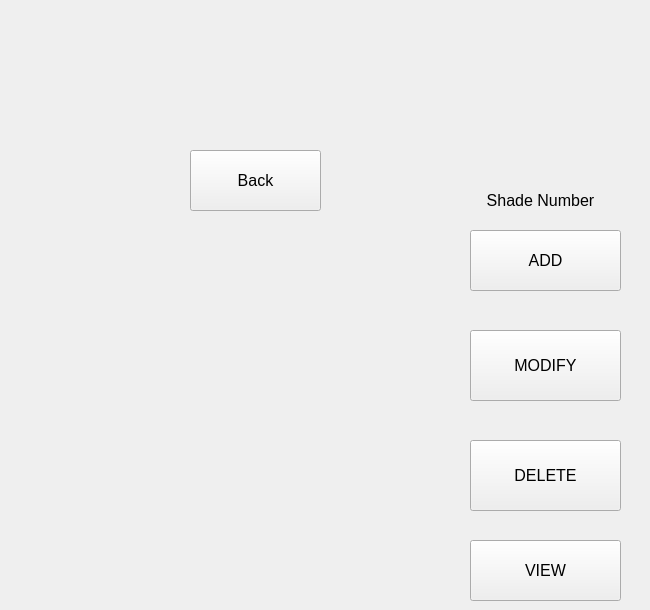
    <widget class="QWidget" name="new_shade_operations">
     <widget class="QLabel" name="label_107">
      <property name="geometry">
       <rect>
        <x>440</x>
        <y>190</y>
        <width>201</width>
        <height>20</height>
       </rect>
      </property>
      <property name="font">
       <font>
        <pointsize>12</pointsize>
       </font>
      </property>
      <property name="text">
       <string>Shade Number</string>
      </property>
      <property name="alignment">
       <set>Qt::AlignCenter</set>
      </property>
     </widget>
     <widget class="QPushButton" name="new_shade_modify">
      <property name="geometry">
       <rect>
        <x>470</x>
        <y>330</y>
        <width>151</width>
        <height>71</height>
       </rect>
      </property>
      <property name="font">
       <font>
        <pointsize>12</pointsize>
       </font>
      </property>
      <property name="text">
       <string>MODIFY</string>
      </property>
     </widget>
     <widget class="QPushButton" name="new_shade_add">
      <property name="geometry">
       <rect>
        <x>470</x>
        <y>230</y>
        <width>151</width>
        <height>61</height>
       </rect>
      </property>
      <property name="font">
       <font>
        <pointsize>12</pointsize>
       </font>
      </property>
      <property name="text">
       <string>ADD</string>
      </property>
     </widget>
     <widget class="QPushButton" name="back_4">
      <property name="geometry">
       <rect>
        <x>190</x>
        <y>150</y>
        <width>131</width>
        <height>61</height>
       </rect>
      </property>
      <property name="font">
       <font>
        <pointsize>12</pointsize>
       </font>
      </property>
      <property name="text">
       <string>Back</string>
      </property>
     </widget>
     <widget class="QPushButton" name="new_shade_view">
      <property name="geometry">
       <rect>
        <x>470</x>
        <y>540</y>
        <width>151</width>
        <height>61</height>
       </rect>
      </property>
      <property name="font">
       <font>
        <pointsize>12</pointsize>
       </font>
      </property>
      <property name="text">
       <string>VIEW</string>
      </property>
     </widget>
     <widget class="QPushButton" name="new_shade_delete">
      <property name="geometry">
       <rect>
        <x>470</x>
        <y>440</y>
        <width>151</width>
        <height>71</height>
       </rect>
      </property>
      <property name="font">
       <font>
        <pointsize>12</pointsize>
       </font>
      </property>
      <property name="text">
       <string>DELETE</string>
      </property>
     </widget>
    </widget>
